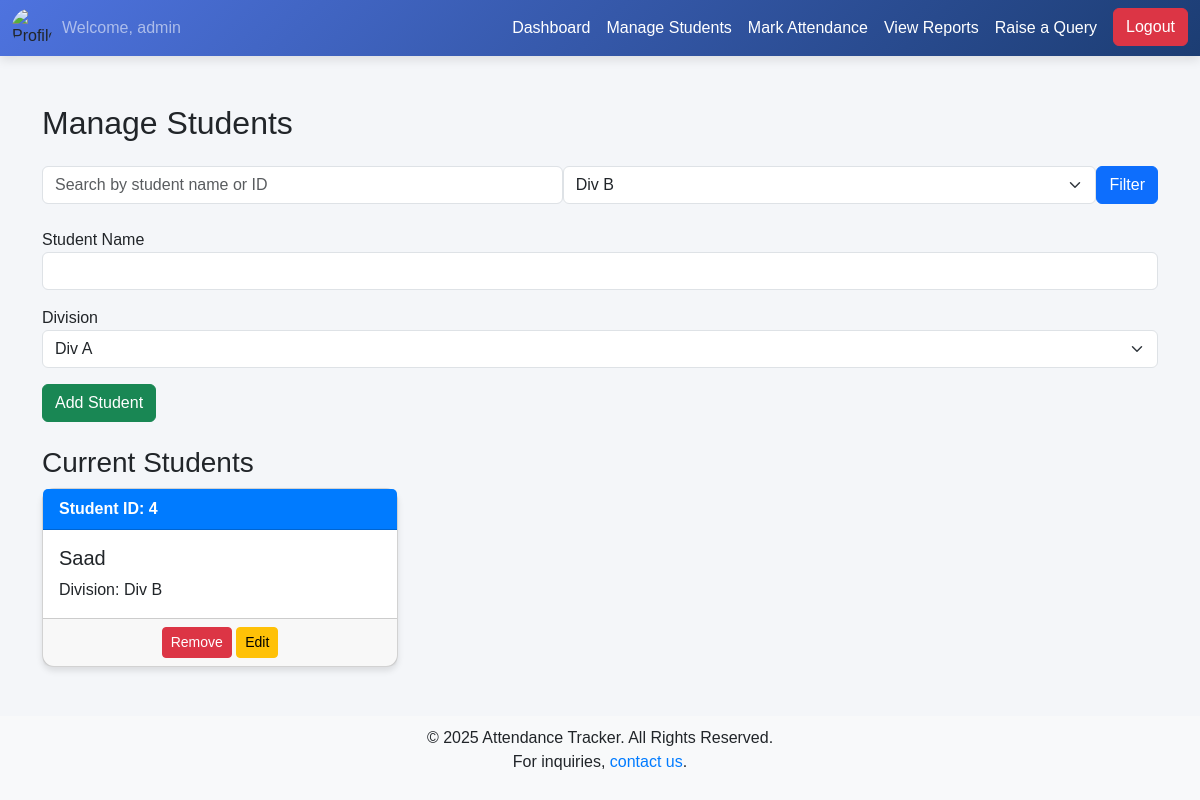
/students.php?filter_division=Div B (signed in), run on the app's committed database.
### tables this page shows
CREATE TABLE students (
    id INTEGER PRIMARY KEY AUTOINCREMENT,
    name TEXT NOT NULL,
    division TEXT NOT NULL
);

### students.php (the view, shortened to what this page needs)
<?php
$db = connect_db();
$search = isset($_GET['search']) ? $_GET['search'] : '';
$filter_division = isset($_GET['filter_division']) ? $_GET['filter_division'] : '';
$query = "SELECT * FROM students WHERE name LIKE '%$search%'";
if ($filter_division) {
    $query .= " AND division = '$filter_division'";
}
$students_per_page = 10;
$page = isset($_GET['page']) ? $_GET['page'] : 1;
$offset = ($page - 1) * $students_per_page;
$students = $db->query($query . " LIMIT $students_per_page OFFSET $offset");
?>
<!DOCTYPE html>
<html lang="en">
<head>
    <link href="https://cdn.jsdelivr.net/npm/bootstrap@5.3.0/dist/css/bootstrap.min.css" rel="stylesheet">
</head>
<body class="d-flex flex-column min-vh-100">
<nav class="navbar navbar-expand-lg navbar-dark">
    <div class="container-fluid">
        <div class="d-flex align-items-center">
            <img src="https://static.vecteezy.com/system/resources/thumbnails/005/544/770/small/profile-icon-design-free-vector.jpg" alt="Profile Picture" class="profile-img">
            <span class="navbar-text"><?php echo "Welcome, " . ($_SESSION['professor'] ?? "Guest"); ?></span>
        </div>
        <div class="collapse navbar-collapse" id="navbarNav">
            <ul class="navbar-nav ms-auto">
                <li class="nav-item">
                    <a class="nav-link" href="dashboard.php">Dashboard</a>
                </li>
                <li class="nav-item">
                    <a class="nav-link active" href="students.php">Manage Students</a>
                </li>
                <li class="nav-item">
                    <a class="nav-link" href="attendance.php">Mark Attendance</a>
                </li>
                <li class="nav-item">
                    <a class="nav-link" href="report.php">View Reports</a>
                </li>
                <li class="nav-item">
                    <a class="nav-link" href="#" data-bs-toggle="modal" data-bs-target="#raiseQueryModal">Raise a Query</a>
                </li>
                <li class="nav-item">
                    <a href="logout.php" class="btn btn-danger ms-2">Logout</a>
                </li>
            </ul>
        </div>
    </div>
</nav>
<div class="container mt-5">
    <h2 class="mb-4">Manage Students</h2>
    <form method="GET" class="mb-4 d-flex">
        <input type="text" name="search" class="form-control mr-3" placeholder="Search by student name or ID" value="<?php echo $search; ?>" />
        <select name="filter_division" class="form-select mr-3">
            <option value="Div B" <?php echo $filter_division == 'Div B' ? 'selected' : ''; ?>>Div B</option>
        </select>
        <button type="submit" class="btn btn-primary">Filter</button>
    </form>
    <form method="POST" class="mb-4">
        <div class="form-group mb-3">
            <label>Student Name</label>
            <input type="text" name="name" class="form-control" required>
        </div>
        <div class="form-group mb-3">
            <label>Division</label>
            <select name="division" class="form-select">
                <option value="Div A">Div A</option>
            </select>
        </div>
        <button type="submit" name="add_student" class="btn btn-success">Add Student</button>
    </form>
    <h3>Current Students</h3>
    <div class="row">
        <?php while ($student = $students->fetchArray()): ?>
            <div class="col-md-4 mb-4">
                <div class="card card-custom">
                    <div class="card-header">
                        Student ID: <?php echo $student['id']; ?>
                    </div>
                    <div class="card-body">
                        <h5 class="card-title"><?php echo $student['name']; ?></h5>
                        <p class="card-text">Division: <?php echo $student['division']; ?></p>
                    </div>
                    <div class="card-footer text-center">
                        <form method="POST" style="display:inline;">
                            <button type="submit" name="remove_student" class="btn btn-danger btn-sm">Remove</button>
                            <button type="button" class="btn btn-warning btn-sm" data-bs-toggle="modal" data-bs-target="#editModal-<?php echo $student['id']; ?>">Edit</button>
                        </form>
                    </div>
                </div>
            </div>
        <?php endwhile; ?>
    </div>
</div>
<div class="footer mt-auto">
    <p>&copy; 2025 Attendance Tracker. All Rights Reserved. <br>
       For inquiries, <a href="mailto:support@attendancetracker.com">contact us</a>.
    </p>
</div>
</body>
</html>

### students.php (style rules this page uses)
body { background: #f4f6f9; font-family: 'Arial', sans-serif; }
.navbar { background: linear-gradient(135deg, #4e73df, #1c3d73); box-shadow: 0 4px 10px rgba(0, 0, 0, 0.1); }
.navbar .navbar-brand, .navbar .nav-link { color: #ffffff; }
.profile-img { width: 40px; height: 40px; border-radius: 50%; object-fit: cover; margin-right: 10px; }
.footer { background-color: #f8f9fa; padding: 10px 0; text-align: center; width: 100%; }
.footer a { text-decoration: none; color: #007bff; }
.card-custom { border-radius: 12px; box-shadow: 0 4px 6px rgba(0, 0, 0, 0.1); transition: transform 0.2s ease, box-shadow 0.2s ease; }
.card-header { background-color: #007bff; color: white; font-weight: bold; }

### data on the page
students: id "4", name "Saad", division "Div B"

### other printed values
$_SESSION['professor'] "admin"
